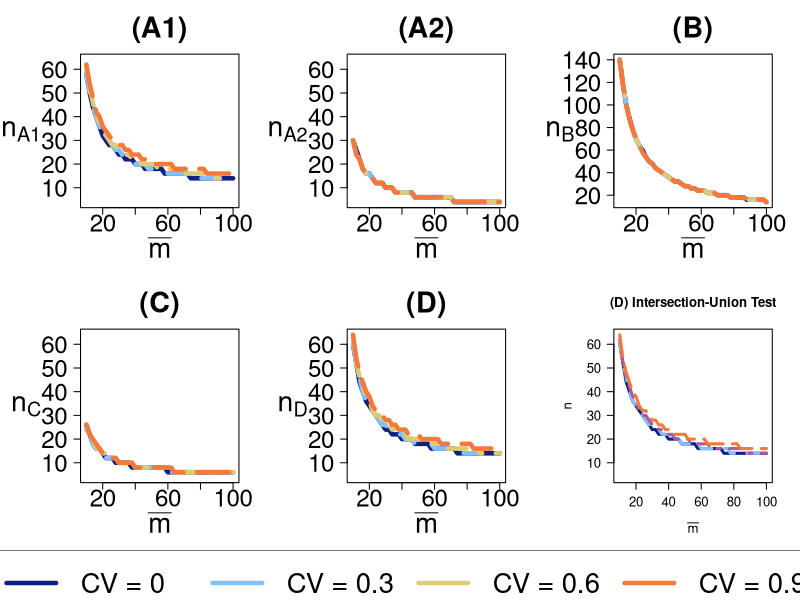

Source code (R):
####################################################
# This R program reproduces Figure 1 in application
####################################################

#Only create pictures for formulas with small-sample corrections

setwd("...") #need to change the directory here
pdf("Figure1.pdf", width=16, height=12, paper="special")

m=matrix(c(1,2,3,4,5,6,7,7,7), nrow=3, ncol=3, byrow=TRUE)
layout(mat=m, heights = c(5.5, 5.5, 1))
par(mar=c(5.1, 6.1, 4.1, 2.1))


#######################################################################################
# Functions to calculate required number of clusters under different hypothesis tests
#######################################################################################

#Test for marginal cluster-level treatment effect
marginal.cluster <- function(m_bar, CV, rho=0.01, alpha=0.05, power=0.8, delta_x=0.25, pi_x=0.5, method="z") {
  a <- alpha
  b <- 1-power
  z_a <- qnorm(1-a/2)
  z_b <- qnorm(1-b)
  sigma2_y = 1
  
  eta2 <- m_bar*(1-rho)/(1+(m_bar-1)*rho)*(1-CV^2*m_bar*rho*(1-rho)/((1+(m_bar-1)*rho)^2))-m_bar
  omega_x <- sigma2_y*(1-rho)/((m_bar+eta2)*pi_x*(1-pi_x))
  if (method=="z"){
    n <- (z_a+z_b)^2*omega_x/delta_x^2
    n.final <- ceiling(ceiling(n)/2)*2
  } else if (method=="t"){
    n <- 4
    for (i in 1:2000){
      try.power <- pt(qt(1-a/2, n-2), n-2, ncp=delta_x/sqrt(omega_x/n), lower.tail = F) + pt(qt(a/2, n-2), n-2, ncp=delta_x/sqrt(omega_x/n))
      if (try.power>=power) {break}
      n <- n+2
    }
    n.final <- n
  }
  return(n.final)
}

#Test for marginal individual-level treatment effect
marginal.ind <- function(m_bar, CV, rho=0.01, alpha=0.05, power=0.8, delta_z=0.33, pi_z=0.5) {
  a <- alpha
  b <- 1-power
  z_a <- qnorm(1-a/2)
  z_b <- qnorm(1-b)
  sigma2_y = 1
  
  eta1 <- -m_bar*rho/(1+(m_bar-1)*rho)*(1-CV^2*m_bar*rho*(1-rho)/((1+(m_bar-1)*rho)^2))
  omega_z <- sigma2_y*(1-rho)/((m_bar+eta1)*pi_z*(1-pi_z))
  n <- (z_a+z_b)^2*omega_z/delta_z^2
  n.final <- ceiling(ceiling(n)/2)*2
  return(n.final)
}

#Interaction test
int.test <- function(m_bar, CV, rho=0.01, alpha=0.05, power=0.8, delta_xz=0.3, pi_x=0.5, pi_z=0.5) {
  a <- alpha
  b <- 1-power
  z_a <- qnorm(1-a/2)
  z_b <- qnorm(1-b)
  sigma2_y = 1
  
  eta1 <- -m_bar*rho/(1+(m_bar-1)*rho)*(1-CV^2*m_bar*rho*(1-rho)/((1+(m_bar-1)*rho)^2))
  omega_xz <- sigma2_y*(1-rho)/((m_bar+eta1)*pi_x*(1-pi_x)*pi_z*(1-pi_z))
  n <- (z_a+z_b)^2*omega_xz/delta_xz^2
  n.final <- ceiling(ceiling(n)/2)*2
  return(n.final)
}

#Joint test
joint.test <- function(m_bar, CV, rho=0.01, alpha=0.05, power=0.8, delta_x=0.25, delta_z=0.33, pi_x=0.5, pi_z=0.5, method="chi2") {
  a <- alpha
  b <- 1-power
  z_a <- qnorm(1-a/2)
  z_b <- qnorm(1-b)
  sigma2_y = 1
  
  eta2 <- m_bar*(1-rho)/(1+(m_bar-1)*rho)*(1-CV^2*m_bar*rho*(1-rho)/((1+(m_bar-1)*rho)^2))-m_bar
  omega_x <- sigma2_y*(1-rho)/((m_bar+eta2)*pi_x*(1-pi_x))
  eta1 <- -m_bar*rho/(1+(m_bar-1)*rho)*(1-CV^2*m_bar*rho*(1-rho)/((1+(m_bar-1)*rho)^2))
  omega_z <- sigma2_y*(1-rho)/((m_bar+eta1)*pi_z*(1-pi_z))
  
  if (method=="chi2"){
    n <- 2
    for (i in 1:2000){
      theta <- n*(delta_x^2/omega_x + delta_z^2/omega_z)
      try.power <- pchisq(qchisq(1-a, 2), 2, ncp = theta, lower.tail = F)
      if (try.power>=power) {break}
      n <- n+2
    }
    n.final <- n
  } else if (method=="mixed"){
    n <- 4
    for (j in 1:2000){
      set.seed(1234567)
      #Simulate the mixed distribution (CENTRAL) to identify rejection region bound
      f.distn <- rf(10000, 1, n-2)
      chisq.distn <- rchisq(10000, 1)
      mix.distn <- f.distn + chisq.distn
      crt.value <- quantile(mix.distn, 1-a)
      #Simulate the mixed distribution (NONCENTRAL VERSION) for power calculation
      nc.f.distn <- rf(10000, 1, n-2, ncp = n*delta_x^2/omega_x)
      nc.chisq.distn <- rchisq(10000, 1, ncp = n*delta_z^2/omega_z)
      nc.mix.distn <- nc.f.distn + nc.chisq.distn
      try.power <- mean(nc.mix.distn>crt.value)
      if (try.power>=power) {break}
      n <- n+2
    }
    n.final <- n
  }
  return(n.final)
}

#Intersection-union test
IU.test <- function(m_bar, CV, rho=0.01, alpha=0.05, power=0.8, delta_x=0.25, delta_z=0.33, pi_x=0.5, pi_z=0.5, method="z") {
  a <- alpha
  b <- 1-power
  z_a <- qnorm(1-a/2)
  z_b <- qnorm(1-b)
  sigma2_y = 1
  
  eta2 <- m_bar*(1-rho)/(1+(m_bar-1)*rho)*(1-CV^2*m_bar*rho*(1-rho)/((1+(m_bar-1)*rho)^2))-m_bar
  omega_x <- sigma2_y*(1-rho)/((m_bar+eta2)*pi_x*(1-pi_x))
  eta1 <- -m_bar*rho/(1+(m_bar-1)*rho)*(1-CV^2*m_bar*rho*(1-rho)/((1+(m_bar-1)*rho)^2))
  omega_z <- sigma2_y*(1-rho)/((m_bar+eta1)*pi_z*(1-pi_z))
  
  if (method=="z"){
    n <- 2
    for (i in 1:2000){
      wmean.c <- sqrt(n)*delta_x/sqrt(omega_x)
      wmean.i <- sqrt(n)*delta_z/sqrt(omega_z)
      try.power <- pnorm(qnorm(1-a/2), mean = wmean.c, lower.tail = F)*pnorm(qnorm(1-a/2), mean = wmean.i, lower.tail = F) + pnorm(qnorm(1-a/2), mean = wmean.c, lower.tail = F)*pnorm(qnorm(a/2), mean = wmean.i) + pnorm(qnorm(a/2), mean = wmean.c)*pnorm(qnorm(1-a/2), mean = wmean.i, lower.tail = F) + pnorm(qnorm(a/2), mean = wmean.c)*pnorm(qnorm(a/2), mean = wmean.i)
      if (try.power>=power) {break}
      n <- n+2
    }
    n.final <- n
  } else if (method=="mixed"){
    n <- 4
    for (j in 1:2000){
      c.ncp <- sqrt(n)*delta_x/sqrt(omega_x)
      i.mean <- sqrt(n)*delta_z/sqrt(omega_z)
      try.power <- pt(qt(1-a/2, n-2), n-2, c.ncp, lower.tail = F)*pnorm(qnorm(1-a/2), mean = i.mean, lower.tail = F) + pt(qt(1-a/2, n-2), n-2, c.ncp, lower.tail = F)*pnorm(qnorm(a/2), mean = i.mean) + pt(qt(a/2, n-2), n-2, c.ncp)*pnorm(qnorm(1-a/2), mean = i.mean, lower.tail = F) + pt(qt(a/2, n-2), n-2, c.ncp)*pnorm(qnorm(a/2), mean = i.mean)
      if (try.power>=power) {break}
      n <- n+2
    }
    n.final <- n
  }
  return(n.final)
}


#############
# Panel (A1)
#############

Mset <- seq(10, 100, by=2)
v.marcluster <- Vectorize(marginal.cluster, c("m_bar"))
t.CV0 <- v.marcluster(m_bar=Mset, CV=0, method="t")
t.CV0.3 <- v.marcluster(m_bar=Mset, CV=0.3, method="t")
t.CV0.6 <- v.marcluster(m_bar=Mset, CV=0.6, method="t")
t.CV0.9 <- v.marcluster(m_bar=Mset, CV=0.9, method="t")

plot(Mset, t.CV0, ylim=c(4,64), las=1,
     xlab=expression(bar(m)),
     main="(A1)",
     ylab="", cex.lab=2.5, cex.axis=2.2, cex.main=2.6, cex=2.2, 
     type="l", lwd=4.4, col="#0F2080",lty=1)
mtext(expression(n[A1]),side=2,las=1,line=3,cex=1.7)
lines(Mset, t.CV0.3,type="l", lwd=4.4, col="#85C0F9",lty=2)
lines(Mset, t.CV0.6,type="l", lwd=4.4, col="#DDCC77",lty=4)
lines(Mset, t.CV0.9,type="l", lwd=4.4, col="#F5793A",lty=5)


#############
# Panel (A2)
#############

v.marind <- Vectorize(marginal.ind, c("m_bar"))
resCV0 <- v.marind(m_bar=Mset, CV=0)
resCV0.3 <- v.marind(m_bar=Mset, CV=0.3)
resCV0.6 <- v.marind(m_bar=Mset, CV=0.6)
resCV0.9 <- v.marind(m_bar=Mset, CV=0.9)

plot(Mset, resCV0, ylim=c(4,64), xlab=expression(bar(m)), las=1,
     main="(A2)",
     ylab="", cex.lab=2.5, cex.axis=2.2, cex.main=2.6, cex=2.2, 
     type="l", lwd=4.4, col="#0F2080",lty=1.2)
mtext(expression(n[A2]),side=2,las=1,line=3,cex=1.7)
lines(Mset, resCV0.3,type="l", lwd=4.4, col="#85C0F9",lty=2)
lines(Mset, resCV0.6,type="l", lwd=4.4, col="#DDCC77",lty=4)
lines(Mset, resCV0.9,type="l", lwd=4.4, col="#F5793A",lty=5)


#############
# Panel (B)
#############

v.int <- Vectorize(int.test, c("m_bar"))
resCV0 <- v.int(m_bar=Mset, CV=0)
resCV0.3 <- v.int(m_bar=Mset, CV=0.3)
resCV0.6 <- v.int(m_bar=Mset, CV=0.6)
resCV0.9 <- v.int(m_bar=Mset, CV=0.9)

plot(Mset, resCV0, ylim=c(14,140), xlab=expression(bar(m)), las=1,
     main="(B)",
     ylab="", cex.lab=2.5, cex.axis=2.2, cex.main=2.6, cex=2.2, 
     type="l", lwd=4.4, col="#0F2080",lty=1)
mtext(expression(n[B]),side=2,las=1,line=3,cex=1.7)
lines(Mset, resCV0.3,type="l", lwd=4.4, col="#85C0F9",lty=2)
lines(Mset, resCV0.6,type="l", lwd=4.4, col="#DDCC77",lty=4)
lines(Mset, resCV0.9,type="l", lwd=4.4, col="#F5793A",lty=5)
#range(c(resCV0, resCV0.3, resCV0.6, resCV0.9))



#############
# Panel (C)
#############

v.joint <- Vectorize(joint.test, c("m_bar"))
mixed.CV0 <- v.joint(m_bar=Mset, CV=0, method="mixed")
mixed.CV0.3 <- v.joint(m_bar=Mset, CV=0.3, method="mixed")
mixed.CV0.6 <- v.joint(m_bar=Mset, CV=0.6, method="mixed")
mixed.CV0.9 <- v.joint(m_bar=Mset, CV=0.9, method="mixed")

plot(Mset, mixed.CV0, ylim=c(4,64), las=1,
     xlab=expression(bar(m)),
     main="(C)",
     ylab="", cex.lab=2.5, cex.axis=2.2, cex.main=2.6, cex=2.2, 
     type="l", lwd=4.4, col="#0F2080",lty=1)
mtext(expression(n[C]),side=2,las=1,line=3,cex=1.7)
lines(Mset, mixed.CV0.3, type="l", lwd=4.4, col="#85C0F9",lty=2)
lines(Mset, mixed.CV0.6, type="l", lwd=4.4, col="#DDCC77",lty=4)
lines(Mset, mixed.CV0.9, type="l", lwd=4.4, col="#F5793A",lty=5)


#############
# Panel (D)
#############

v.IU <- Vectorize(IU.test, c("m_bar"))
mixed.CV0 <- v.IU(m_bar=Mset, CV=0, method="mixed")
mixed.CV0.3 <- v.IU(m_bar=Mset, CV=0.3, method="mixed")
mixed.CV0.6 <- v.IU(m_bar=Mset, CV=0.6, method="mixed")
mixed.CV0.9 <- v.IU(m_bar=Mset, CV=0.9, method="mixed")

plot(Mset, mixed.CV0, ylim=c(4,64), las=1,
     xlab=expression(bar(m)),
     main="(D)",
     ylab="", cex.lab=2.5, cex.axis=2.2, cex.main=2.6, cex=2.2, 
     type="l", lwd=4.4, col="#0F2080",lty=1)
mtext(expression(n[D]),side=2,las=1,line=3,cex=1.7)
lines(Mset, mixed.CV0.3, type="l", lwd=4.4, col="#85C0F9",lty=2)
lines(Mset, mixed.CV0.6, type="l", lwd=4.4, col="#DDCC77",lty=4)
lines(Mset, mixed.CV0.9, type="l", lwd=4.4, col="#F5793A",lty=5)


##############################
# Create for a blank position
##############################

plot(Mset, mixed.CV0, ylim=c(4,64), las=1,
     xlab=expression(bar(m)),
     main="(D) Intersection-Union Test",
     ylab=expression(n), cex.lab=1.2, cex.axis=1.2, cex.main=1.2, cex=1.2, 
     type="l", lwd=3, col="#0F2080",lty=1)
lines(Mset, mixed.CV0.3, type="l", lwd=3, col="#85C0F9",lty=2)
lines(Mset, mixed.CV0.6, type="l", lwd=3, col="#A95AA1",lty=4)
lines(Mset, mixed.CV0.9, type="l", lwd=3, col="#F5793A",lty=5)


#Legends
par(mai = c(0, 0, 0, 0))
plot(1, type="n", axes=FALSE, xlab="", ylab="")
plot_colors=c("#0F2080", "#85C0F9", "#DDCC77", "#F5793A")
legend(x="top",inset=0,
       legend = c("CV = 0", "CV = 0.3", "CV = 0.6", "CV = 0.9"), 
       col=plot_colors, lwd=4.4, cex=2.5, lty=c(1,1,1,1),
       horiz = TRUE)

dev.off()



